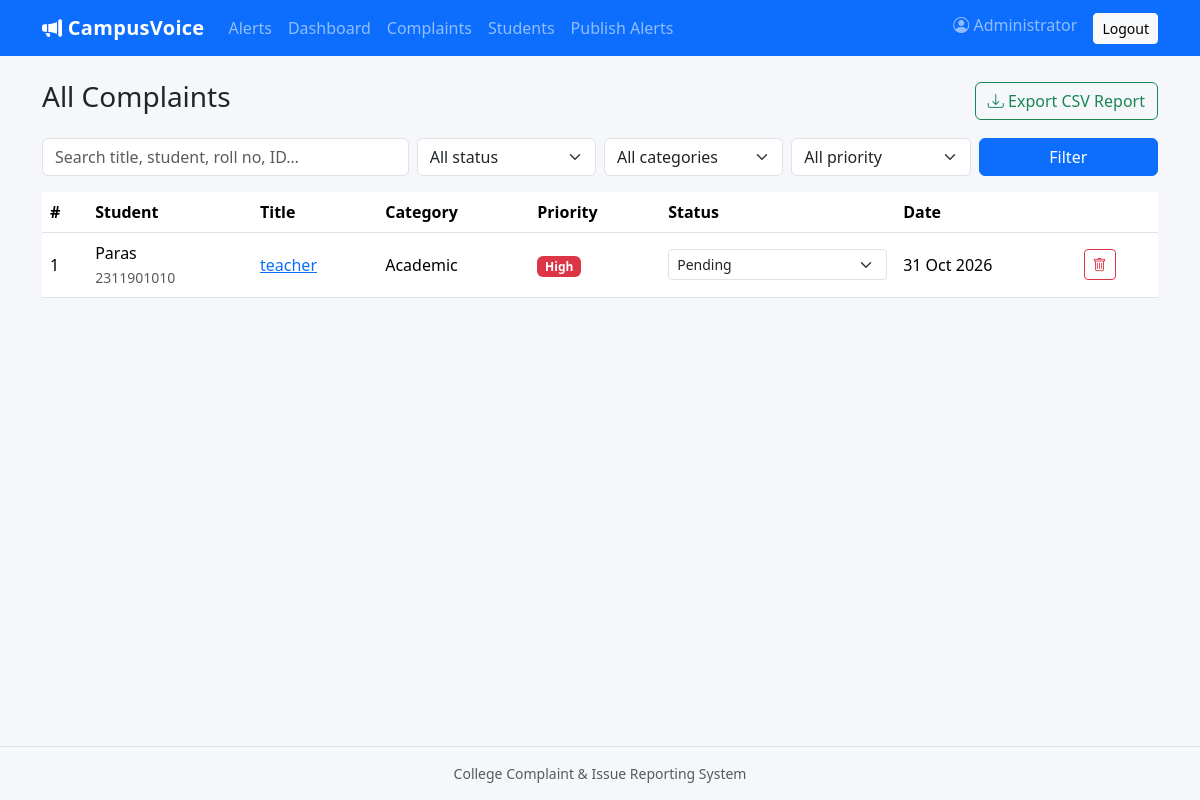
The page /admin/complaints (signed in) on the database its author committed.
### models.py (models this page shows, shortened)
class User(db.Model):
    __tablename__ = "users"
    id = db.Column(db.Integer, primary_key=True)
    name = db.Column(db.String(100), nullable=False)
    email = db.Column(db.String(120), unique=True, nullable=False)
    roll_no = db.Column(db.String(30))
    department = db.Column(db.String(80))
    password_hash = db.Column(db.String(255), nullable=False)
    role = db.Column(db.String(10), nullable=False, default="student")  # student | admin
    created_at = db.Column(db.DateTime, default=datetime.utcnow)
    complaints = db.relationship("Complaint", backref="student", lazy=True)

class Complaint(db.Model):
    __tablename__ = "complaints"
    id = db.Column(db.Integer, primary_key=True)
    user_id = db.Column(db.Integer, db.ForeignKey("users.id"), nullable=False)
    title = db.Column(db.String(150), nullable=False)
    category = db.Column(db.String(40), nullable=False)
    priority = db.Column(db.String(10), nullable=False, default="Medium")
    description = db.Column(db.Text, nullable=False)
    status = db.Column(db.String(20), nullable=False, default="Pending")
    admin_remarks = db.Column(db.Text)
    created_at = db.Column(db.DateTime, default=datetime.utcnow)
    updated_at = db.Column(db.DateTime, default=datetime.utcnow, onupdate=datetime.utcnow)
    history = db.relationship("StatusHistory", backref="complaint", lazy=True,
                              order_by="StatusHistory.changed_at")

### app.py (the view)
@app.route("/admin/complaints")
@admin_required
def admin_complaints():
    return render_template("admin_complaints.html", complaints=filtered_query().all(),
                           f=request.args)

### app.py (called while the page is built, shortened)
def current_user():
    uid = session.get("user_id")
    return db.session.get(User, uid) if uid else None

@app.context_processor
def inject_globals():
    return dict(current_user=current_user(), STATUSES=STATUSES,
                CATEGORIES=CATEGORIES, PRIORITIES=PRIORITIES)

def admin_required(f):
    @wraps(f)
    def wrapper(*a, **kw):
        u = current_user()
        if not u:
            return redirect(url_for("login"))
        if u.role != "admin":
            abort(403)
        return f(*a, **kw)
    return wrapper

def filtered_query():
    q = Complaint.query.join(User)
    search = request.args.get("q", "").strip()
    status = request.args.get("status", "")
    category = request.args.get("category", "")
    priority = request.args.get("priority", "")
    if status in STATUSES:
        q = q.filter(Complaint.status == status)
    if category in CATEGORIES:
        q = q.filter(Complaint.category == category)
    if priority in PRIORITIES:
        q = q.filter(Complaint.priority == priority)
    return q.order_by(Complaint.created_at.desc())

### templates/admin_complaints.html (shortened to what this page needs)
{% extends "base.html" %}
{% from "_macros.html" import status_badge, priority_badge %}
{% block content %}
<div class="d-flex justify-content-between align-items-center mb-3">
  <h3>All Complaints</h3>
  <a class="btn btn-outline-success" href="{{ url_for('report_csv', **f) }}"><i class="bi bi-download"></i> Export CSV Report</a>
</div>
<form class="row g-2 mb-3" method="get">
  <div class="col-md-4"><input name="q" value="{{ f.get('q','') }}" class="form-control" placeholder="Search title, student, roll no, ID…"></div>
  <div class="col-md-2"><select name="status" class="form-select"><option value="">All status</option>{% for s in STATUSES %}<option {{ 'selected' if f.get('status')==s }}>{{ s }}</option>{% endfor %}</select></div>
  <div class="col-md-2"><select name="category" class="form-select"><option value="">All categories</option>{% for s in CATEGORIES %}<option {{ 'selected' if f.get('category')==s }}>{{ s }}</option>{% endfor %}</select></div>
  <div class="col-md-2"><select name="priority" class="form-select"><option value="">All priority</option>{% for s in PRIORITIES %}<option {{ 'selected' if f.get('priority')==s }}>{{ s }}</option>{% endfor %}</select></div>
  <div class="col-md-2"><button class="btn btn-primary w-100">Filter</button></div>
</form>
<div class="table-responsive"><table class="table table-hover align-middle bg-white">
  <thead><tr><th>#</th><th>Student</th><th>Title</th><th>Category</th><th>Priority</th><th>Status</th><th>Date</th><th></th></tr></thead>
  <tbody>{% for c in complaints %}
  <tr><td>{{ c.id }}</td><td>{{ c.student.name }}<br><small class="text-muted">{{ c.student.roll_no }}</small></td>
    <td><a href="{{ url_for('complaint_detail', cid=c.id) }}">{{ c.title }}</a></td><td>{{ c.category }}</td>
    <td>{{ priority_badge(c.priority) }}</td>
    <td>
      <form method="post" action="{{ url_for('update_complaint', cid=c.id) }}" class="d-flex gap-1">
        <select name="status" class="form-select form-select-sm" onchange="this.form.submit()">{% for s in STATUSES %}<option {{ 'selected' if s==c.status }}>{{ s }}</option>{% endfor %}</select>
      </form></td>
    <td>{{ c.created_at.strftime('%d %b %Y') }}</td>
    <td><form method="post" action="{{ url_for('delete_complaint', cid=c.id) }}" onsubmit="return confirm('Delete complaint #{{ c.id }}?')"><button class="btn btn-sm btn-outline-danger"><i class="bi bi-trash"></i></button></form></td></tr>
  {% else %}<tr><td colspan="8" class="text-center text-muted">No complaints match.</td></tr>{% endfor %}</tbody></table></div>
{% endblock %}

### templates/base.html (shortened to what this page needs)
<!DOCTYPE html>
<html lang="en">
<head>
  <link href="https://cdn.jsdelivr.net/npm/bootstrap@5.3.3/dist/css/bootstrap.min.css" rel="stylesheet">
  <link href="https://cdn.jsdelivr.net/npm/bootstrap-icons@1.11.3/font/bootstrap-icons.css" rel="stylesheet">
  <link href="{{ url_for('static', filename='css/style.css') }}" rel="stylesheet">
</head>
<body class="d-flex flex-column min-vh-100">
<nav class="navbar navbar-expand-lg navbar-dark bg-primary">
  <div class="container">
    <a class="navbar-brand" href="{{ url_for('index') }}"><i class="bi bi-megaphone-fill"></i> CampusVoice</a>
    <div id="nav" class="collapse navbar-collapse">
      <ul class="navbar-nav me-auto">
        <li class="nav-item"><a class="nav-link" href="{{ url_for('alerts') }}">Alerts</a></li>
        {% if current_user and current_user.role == 'student' %}
          <li class="nav-item"><a class="nav-link" href="{{ url_for('new_complaint') }}">New Complaint</a></li>
          <li class="nav-item"><a class="nav-link" href="{{ url_for('my_complaints') }}">My Complaints</a></li>
        {% elif current_user and current_user.role == 'admin' %}
          <li class="nav-item"><a class="nav-link" href="{{ url_for('admin_dashboard') }}">Dashboard</a></li>
          <li class="nav-item"><a class="nav-link" href="{{ url_for('admin_complaints') }}">Complaints</a></li>
          <li class="nav-item"><a class="nav-link" href="{{ url_for('admin_students') }}">Students</a></li>
          <li class="nav-item"><a class="nav-link" href="{{ url_for('admin_alerts') }}">Publish Alerts</a></li>
        {% endif %}
      </ul>
      <ul class="navbar-nav">
        {% if current_user %}
          <li class="nav-item"><span class="navbar-text me-3"><i class="bi bi-person-circle"></i> {{ current_user.name }}</span></li>
          <li class="nav-item"><a class="btn btn-light btn-sm" href="{{ url_for('logout') }}">Logout</a></li>
        {% else %}
          <li class="nav-item"><a class="nav-link" href="{{ url_for('login') }}">Login</a></li>
          <li class="nav-item"><a class="btn btn-light btn-sm" href="{{ url_for('register') }}">Register</a></li>
        {% endif %}
      </ul>
    </div>
  </div>
</nav>
<main class="container my-4 flex-grow-1">
  {% block content %}{% endblock %}
</main>
<footer class="text-center text-muted py-3 border-top small">College Complaint &amp; Issue Reporting System</footer>
</body>
</html>

### templates/_macros.html (shortened to what this page needs)
{% macro priority_badge(p) -%}
<span class="badge bg-{{ {'Low':'secondary','Medium':'primary','High':'danger'}[p] }}">{{ p }}</span>
{%- endmacro %}

### static/css/style.css (style rules this page uses)
body { background: #f5f7fb; }
.navbar-brand { font-weight: 700; letter-spacing: .3px; }

### rows shown on the page
User: name "Administrator"
Complaint: id "1", student.name "Paras", student.roll_no "2311901010", title "teacher", category "Academic", priority "High", created_at "31 Oct 2026"

### other values the page prints
form field status "Pending"
